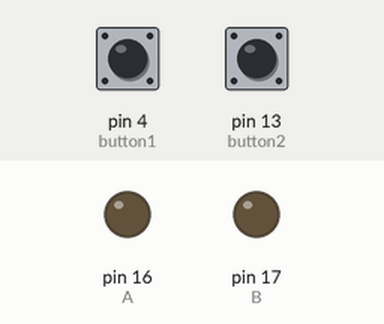
A sketch run on a simulated Arduino Uno, built with avr-gcc and run on an emulated ATmega328P. Parts: output pins drawn as LEDs (lit = HIGH). The inputs (shaded band) are chosen by the test bench; at power-on: pin 4 (button1) HIGH, pin 13 (button2) HIGH. What the sketch prints to the serial monitor is not drawn.

Above: at 1.2 s.
1.3 s: pin 4 (button1) pulled LOW for 0.15 s
At 2.5 s:
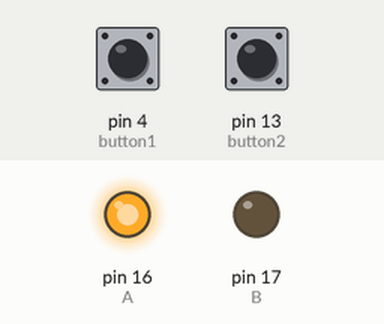
2.9 s: pin 13 (button2) pulled LOW for 0.15 s
At 3.9 s:
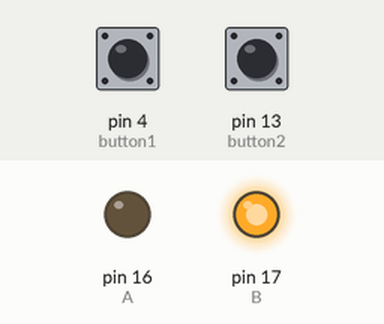
4.5 s: pin 4 (button1) pulled LOW for 1 s
At 5.2 s:
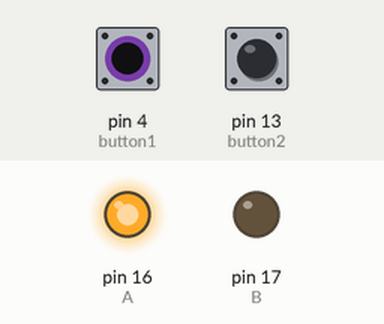
7.0 s: pin 13 (button2) pulled LOW for 1 s
At 8.3 s:
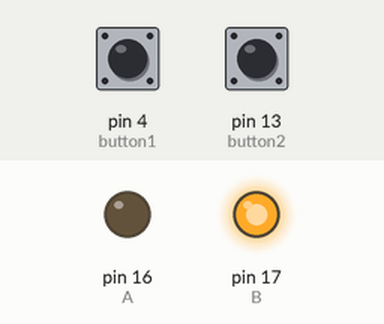
9.5 s: pin 4 (button1) driven LOW and pin 13 (button2) driven LOW
At 10.2 s:
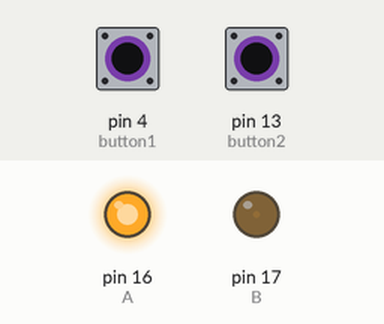
11.0 s: pin 4 (button1) driven HIGH
At 12.4 s:
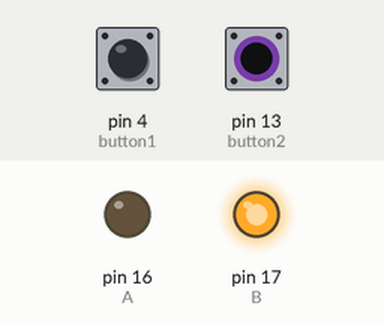
Timing chart, 0 to 13.5 s (numbered marks = the images above; inputs shaded):
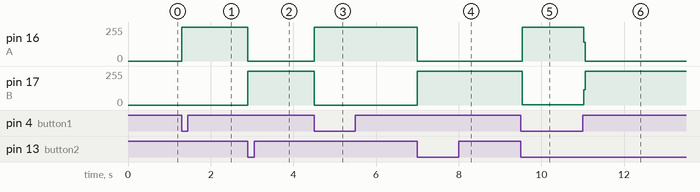

Measured:
- after the input at 1.3 s, pin 16 (A): 0/255 → 255/255 at once
- after the input at 2.9 s, pin 16 (A): 255/255 → 0/255 at once; pin 17 (B): 0/255 → 255/255 at once
- after the input at 4.5 s, pin 16 (A): 0/255 → 255/255 at once; pin 17 (B): 255/255 → 0/255 at once
- after the input at 7.0 s, pin 16 (A): 255/255 → 0/255 at once; pin 17 (B): 0/255 → 255/255 at once
- after the input at 9.5 s, pin 16 (A): 0/255 → 254/255 at once; pin 17 (B): 255/255 → 1/255 at once
- after the input at 11.0 s, pin 16 (A): 254/255 → 0/255 at once; pin 17 (B): 1/255 → 255/255 at once

The sketch:

GPIO_Arduino.ino
```cpp
const int button1=4; // untuk button
const int button2=13; // untuk button
const int  A=16; // lampu hijau
const int  B=17; // lampu merah


void setup() {
  // put your setup code here, to run once:
pinMode (button1,INPUT_PULLUP); // posisi logika 1
pinMode (button2,INPUT_PULLUP); // posisi logika 1 dan membutuhkan 0 dari button
pinMode (A,OUTPUT); // button
pinMode (B,OUTPUT); // button
Serial.begin(115200);

}


void loop() {
  // put your main code here, to run repeatedly:
int kondisiPB1 = digitalRead(button1); // manamai pengkondisian variabel
int kondisiPB2 = digitalRead(button2); // manamai pengkondisian variabel

if(kondisiPB1==LOW) // posisi mati
{
  digitalWrite(A,HIGH);
  digitalWrite(B,LOW);
  Serial.println("LED HIJAU MENYALA");
}
if(kondisiPB2==LOW)
{
 Serial.println("LED MERAH MENYALA");
 digitalWrite(A,LOW);
 digitalWrite(B,HIGH);
}

}
```
